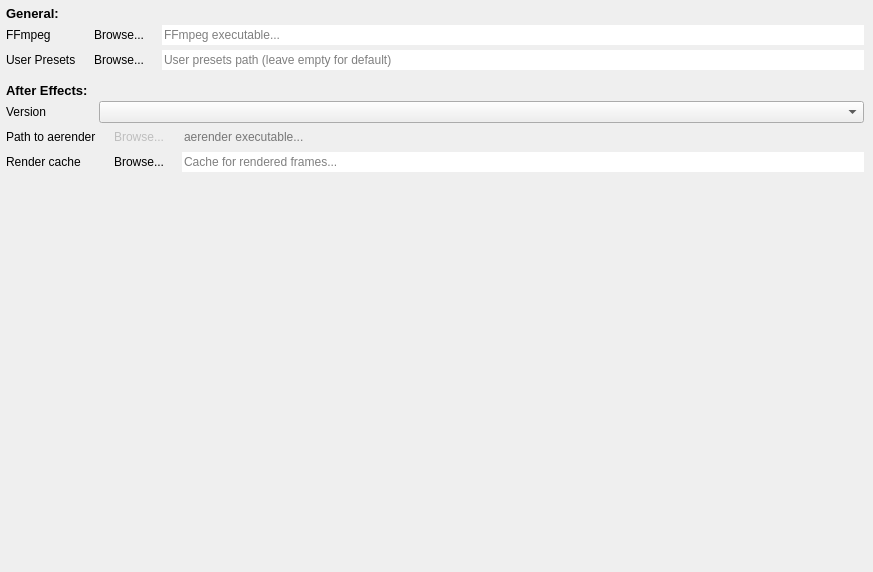
<?xml version="1.0" encoding="UTF-8"?>
<ui version="4.0">
 <class>SettingsWidget</class>
 <widget class="QWidget" name="SettingsWidget">
  <property name="geometry">
   <rect>
    <x>0</x>
    <y>0</y>
    <width>873</width>
    <height>572</height>
   </rect>
  </property>
  <property name="windowTitle">
   <string>Form</string>
  </property>
  <layout class="QVBoxLayout" name="verticalLayout" stretch="0,0,1">
   <property name="leftMargin">
    <number>3</number>
   </property>
   <property name="topMargin">
    <number>3</number>
   </property>
   <property name="rightMargin">
    <number>6</number>
   </property>
   <property name="bottomMargin">
    <number>6</number>
   </property>
   <item>
    <widget class="QWidget" name="generalWidget" native="true">
     <property name="sizePolicy">
      <sizepolicy hsizetype="Preferred" vsizetype="Minimum">
       <horstretch>0</horstretch>
       <verstretch>0</verstretch>
      </sizepolicy>
     </property>
     <layout class="QFormLayout" name="formLayout">
      <property name="horizontalSpacing">
       <number>3</number>
      </property>
      <property name="verticalSpacing">
       <number>3</number>
      </property>
      <property name="leftMargin">
       <number>3</number>
      </property>
      <property name="topMargin">
       <number>3</number>
      </property>
      <property name="rightMargin">
       <number>3</number>
      </property>
      <property name="bottomMargin">
       <number>3</number>
      </property>
      <item row="0" column="0">
       <widget class="QLabel" name="label">
        <property name="font">
         <font>
          <pointsize>10</pointsize>
          <weight>75</weight>
          <bold>true</bold>
         </font>
        </property>
        <property name="text">
         <string>General:</string>
        </property>
       </widget>
      </item>
      <item row="1" column="0">
       <widget class="QLabel" name="label_8">
        <property name="sizePolicy">
         <sizepolicy hsizetype="Preferred" vsizetype="Expanding">
          <horstretch>0</horstretch>
          <verstretch>0</verstretch>
         </sizepolicy>
        </property>
        <property name="text">
         <string>FFmpeg</string>
        </property>
       </widget>
      </item>
      <item row="1" column="1">
       <layout class="QHBoxLayout" name="horizontalLayout_5">
        <item>
         <widget class="QPushButton" name="ffmpegBrowseButton">
          <property name="text">
           <string>Browse...</string>
          </property>
          <property name="flat">
           <bool>true</bool>
          </property>
         </widget>
        </item>
        <item>
         <widget class="QLineEdit" name="ffmpegPathEdit">
          <property name="text">
           <string/>
          </property>
          <property name="frame">
           <bool>false</bool>
          </property>
          <property name="placeholderText">
           <string>FFmpeg executable...</string>
          </property>
         </widget>
        </item>
       </layout>
      </item>
      <item row="2" column="0">
       <widget class="QLabel" name="label_9">
        <property name="sizePolicy">
         <sizepolicy hsizetype="Preferred" vsizetype="Expanding">
          <horstretch>0</horstretch>
          <verstretch>0</verstretch>
         </sizepolicy>
        </property>
        <property name="text">
         <string>User Presets</string>
        </property>
       </widget>
      </item>
      <item row="2" column="1">
       <layout class="QHBoxLayout" name="horizontalLayout_6">
        <item>
         <widget class="QPushButton" name="userPresetsBrowseButton">
          <property name="text">
           <string>Browse...</string>
          </property>
          <property name="flat">
           <bool>true</bool>
          </property>
         </widget>
        </item>
        <item>
         <widget class="QLineEdit" name="userPresetsPathEdit">
          <property name="text">
           <string/>
          </property>
          <property name="frame">
           <bool>false</bool>
          </property>
          <property name="placeholderText">
           <string>User presets path (leave empty for default)</string>
          </property>
         </widget>
        </item>
       </layout>
      </item>
     </layout>
    </widget>
   </item>
   <item>
    <widget class="QWidget" name="aeWidget" native="true">
     <property name="sizePolicy">
      <sizepolicy hsizetype="Preferred" vsizetype="Minimum">
       <horstretch>0</horstretch>
       <verstretch>0</verstretch>
      </sizepolicy>
     </property>
     <layout class="QFormLayout" name="formLayout_2">
      <property name="horizontalSpacing">
       <number>3</number>
      </property>
      <property name="verticalSpacing">
       <number>3</number>
      </property>
      <property name="leftMargin">
       <number>3</number>
      </property>
      <property name="topMargin">
       <number>3</number>
      </property>
      <property name="rightMargin">
       <number>3</number>
      </property>
      <property name="bottomMargin">
       <number>3</number>
      </property>
      <item row="0" column="0">
       <widget class="QLabel" name="label_2">
        <property name="font">
         <font>
          <pointsize>10</pointsize>
          <weight>75</weight>
          <bold>true</bold>
         </font>
        </property>
        <property name="text">
         <string>After Effects:</string>
        </property>
       </widget>
      </item>
      <item row="1" column="0">
       <widget class="QLabel" name="label_10">
        <property name="sizePolicy">
         <sizepolicy hsizetype="Preferred" vsizetype="Expanding">
          <horstretch>0</horstretch>
          <verstretch>0</verstretch>
         </sizepolicy>
        </property>
        <property name="text">
         <string>Version</string>
        </property>
       </widget>
      </item>
      <item row="1" column="1">
       <widget class="QComboBox" name="aeVersionBox"/>
      </item>
      <item row="2" column="0">
       <widget class="QLabel" name="label_11">
        <property name="sizePolicy">
         <sizepolicy hsizetype="Preferred" vsizetype="Expanding">
          <horstretch>0</horstretch>
          <verstretch>0</verstretch>
         </sizepolicy>
        </property>
        <property name="text">
         <string>Path to aerender</string>
        </property>
       </widget>
      </item>
      <item row="2" column="1">
       <layout class="QHBoxLayout" name="horizontalLayout_7">
        <item>
         <widget class="QPushButton" name="aerenderBrowseButton">
          <property name="enabled">
           <bool>false</bool>
          </property>
          <property name="text">
           <string>Browse...</string>
          </property>
          <property name="flat">
           <bool>true</bool>
          </property>
         </widget>
        </item>
        <item>
         <widget class="QLineEdit" name="aerenderPathEdit">
          <property name="enabled">
           <bool>false</bool>
          </property>
          <property name="text">
           <string/>
          </property>
          <property name="frame">
           <bool>false</bool>
          </property>
          <property name="placeholderText">
           <string>aerender executable...</string>
          </property>
         </widget>
        </item>
       </layout>
      </item>
      <item row="3" column="0">
       <widget class="QLabel" name="label_12">
        <property name="sizePolicy">
         <sizepolicy hsizetype="Preferred" vsizetype="Expanding">
          <horstretch>0</horstretch>
          <verstretch>0</verstretch>
         </sizepolicy>
        </property>
        <property name="text">
         <string>Render cache</string>
        </property>
       </widget>
      </item>
      <item row="3" column="1">
       <layout class="QHBoxLayout" name="horizontalLayout_8">
        <item>
         <widget class="QPushButton" name="aeCacheBrowseButton">
          <property name="text">
           <string>Browse...</string>
          </property>
          <property name="flat">
           <bool>true</bool>
          </property>
         </widget>
        </item>
        <item>
         <widget class="QLineEdit" name="aeCacheEdit">
          <property name="text">
           <string/>
          </property>
          <property name="frame">
           <bool>false</bool>
          </property>
          <property name="placeholderText">
           <string>Cache for rendered frames...</string>
          </property>
         </widget>
        </item>
       </layout>
      </item>
     </layout>
    </widget>
   </item>
   <item>
    <spacer name="verticalSpacer">
     <property name="orientation">
      <enum>Qt::Vertical</enum>
     </property>
     <property name="sizeHint" stdset="0">
      <size>
       <width>20</width>
       <height>40</height>
      </size>
     </property>
    </spacer>
   </item>
  </layout>
 </widget>
 <resources/>
 <connections/>
</ui>
